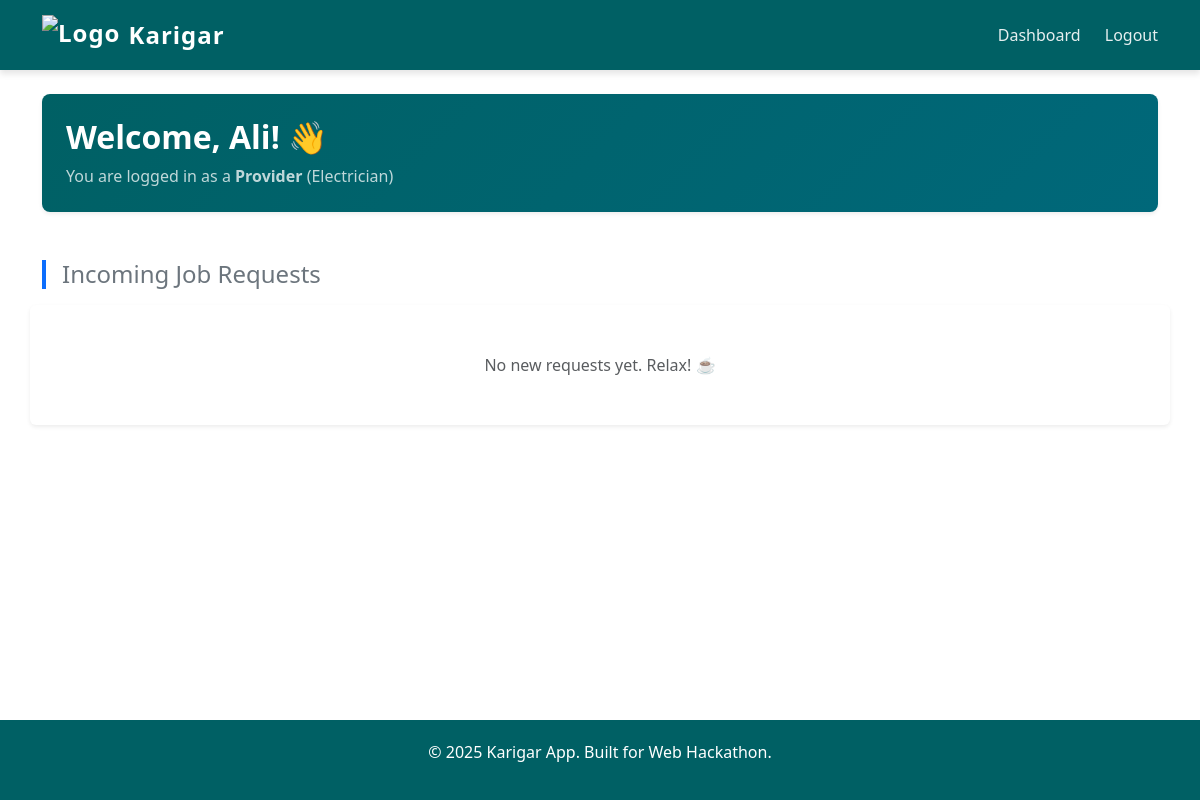
The page /dashboard (signed in) on the database as committed earlier.
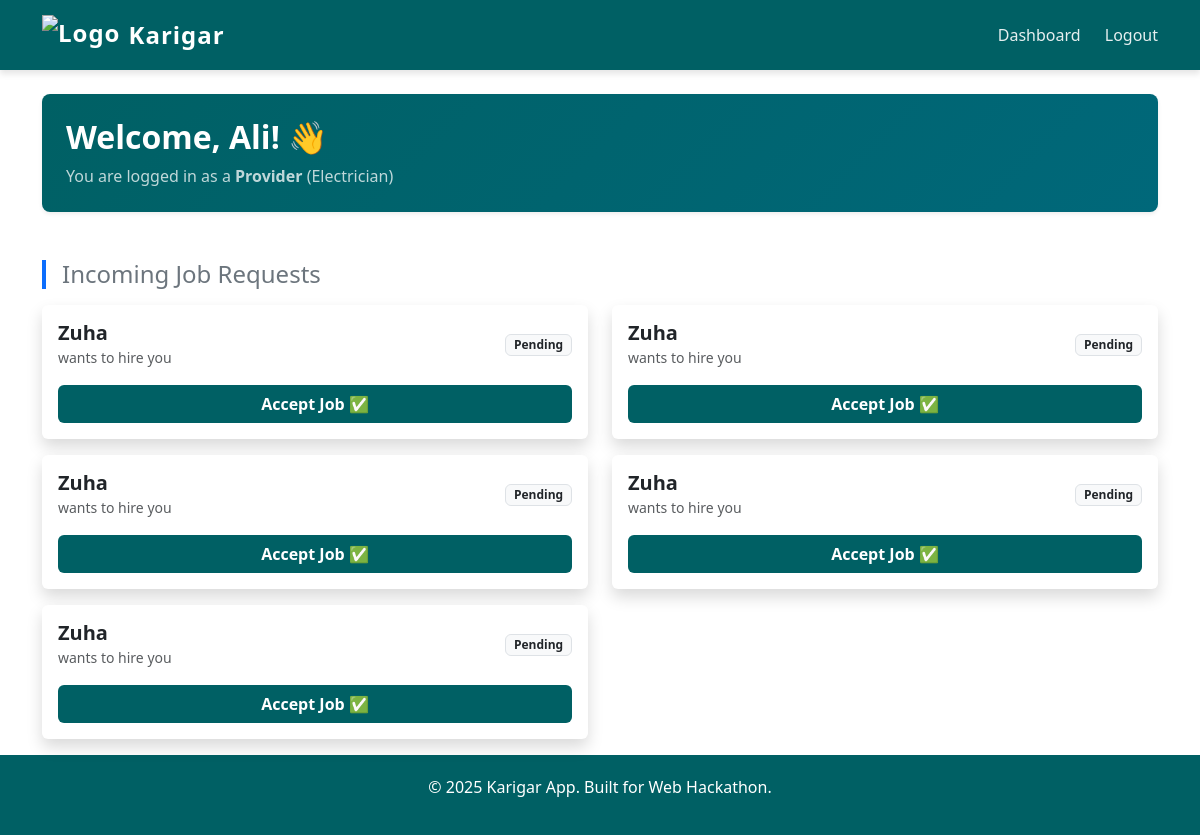
The same page on the database as committed later.
### app.py (models this page shows)
class User(db.Model):
    id = db.Column(db.Integer, primary_key=True)
    username = db.Column(db.String(100), nullable=False)
    role = db.Column(db.String(20), nullable=False) # 'customer' or 'provider'
    category = db.Column(db.String(50), nullable=True) # Only for providers (e.g., Plumber)

class Booking(db.Model):
    id = db.Column(db.Integer, primary_key=True)
    customer_id = db.Column(db.Integer, nullable=False)
    provider_id = db.Column(db.Integer, nullable=False)
    status = db.Column(db.String(20), default='Pending') # Pending, Accepted

### app.py (the view)
@app.route('/dashboard')
def dashboard():
    if 'user_id' not in session:
        return redirect(url_for('login'))
    user = User.query.get(session['user_id'])
    if user.role == 'customer':
        my_bookings = Booking.query.filter_by(customer_id=user.id).all()
        bookings_data = []
        for b in my_bookings:
            prov = User.query.get(b.provider_id)
            bookings_data.append({'id': b.id, 'provider': prov.username, 'status': b.status})
        return render_template('dashboard.html', user=user, bookings=bookings_data)
    else: # Provider
        requests = Booking.query.filter_by(provider_id=user.id).all()
        req_data = []
        for r in requests:
            cust = User.query.get(r.customer_id)
            req_data.append({'id': r.id, 'customer': cust.username, 'status': r.status})
        return render_template('dashboard.html', user=user, requests=req_data)

### templates/dashboard.html
{% extends "layout.html" %}
{% block content %}
<div class="container mt-4">
    <div class="p-4 rounded-3 text-white shadow-sm mb-5" style="background: linear-gradient(135deg, var(--deep-teal), #00687A);">
        <h2 class="fw-bold">Welcome, {{ user.username }}! 👋</h2>
        <p class="mb-0 opacity-75">
            You are logged in as a <strong>{{ user.role.capitalize() }}</strong>
            {% if user.category %} ({{ user.category }}) {% endif %}
        </p>
    </div>
    {% if user.role == 'customer' %}
        <h4 class="mb-3 text-secondary border-start border-4 border-success ps-3">My Bookings</h4>
        <div class="row">
            {% for booking in bookings %}
            <div class="col-md-6 mb-3">
                <div class="card shadow-sm border-0 h-100">
                    <div class="card-body d-flex align-items-center justify-content-between">
                        <div>
                            <h5 class="card-title text-dark fw-bold mb-1">{{ booking.provider }}</h5>
                            <p class="text-muted small mb-0">Service Provider</p>
                        </div>
                        {% if booking.status == 'Accepted' %}
                            <span class="badge bg-success px-3 py-2 rounded-pill">Active Job</span>
                        {% else %}
                            <span class="badge bg-warning text-dark px-3 py-2 rounded-pill">Pending</span>
                        {% endif %}
                    </div>
                </div>
            </div>
            {% else %}
            <div class="col-12 text-center py-5">
                <img src="https://cdn-icons-png.flaticon.com/512/7486/7486744.png" width="80" class="mb-3 opacity-50">
                <p class="text-muted">You haven't booked anyone yet.</p>
                <a href="/" class="btn btn-outline-dark btn-sm rounded-pill">Find a Karigar</a>
            </div>
            {% endfor %}
        </div>
    {% else %}
        <h4 class="mb-3 text-secondary border-start border-4 border-primary ps-3">Incoming Job Requests</h4>
        <div class="row">
            {% for req in requests %}
            <div class="col-md-6 mb-3">
                <div class="card shadow border-0">
                    <div class="card-body">
                        <div class="d-flex justify-content-between align-items-center mb-3">
                            <div>
                                <h5 class="fw-bold mb-0">{{ req.customer }}</h5>
                                <small class="text-muted">wants to hire you</small>
                            </div>
                            <span class="badge bg-light text-dark border">{{ req.status }}</span>
                        </div>
                        {% if req.status == 'Pending' %}
                            <a href="/accept/{{ req.id }}" class="btn w-100 text-white fw-bold" style="background-color: var(--deep-teal);">Accept Job ✅</a>
                        {% else %}
                            <button class="btn btn-success w-100 disabled">Job Accepted</button>
                        {% endif %}
                    </div>
                </div>
            </div>
            {% else %}
            <div class="col-12 text-center py-5 bg-white rounded shadow-sm">
                <p class="text-muted mb-0">No new requests yet. Relax! ☕</p>
            </div>
            {% endfor %}
        </div>
    {% endif %}
</div>
{% endblock %}

### templates/layout.html (shortened to what this page needs)
<!DOCTYPE html>
<html lang="en">
<head>
    <link rel="stylesheet" href="{{ url_for('static', filename='style.css') }}">
    <link href="https://cdn.jsdelivr.net/npm/bootstrap@5.3.0/dist/css/bootstrap.min.css" rel="stylesheet">
</head>
<body class="d-flex flex-column min-vh-100">
    <nav class="navbar-custom">
        <div class="container d-flex justify-content-between align-items-center">
            <a href="/" class="brand-logo d-flex align-items-center">
                <img src="{{ url_for('static', filename='logo.png') }}" alt="Logo" height="40" class="me-2">
                Karigar
            </a>
            <div class="nav-links">
                {% if session.get('user_id') %}
                    <a href="/dashboard">Dashboard</a>
                    <a href="/logout">Logout</a>
                {% else %}
                    <a href="/">Home</a>
                    <a href="/login">Login / Join</a>
                {% endif %}
            </div>
        </div>
    </nav>
    <div class="main-content flex-grow-1">
        {% block content %}{% endblock %}
    </div>
    <footer>
        <p>&copy; 2025 Karigar App. Built for Web Hackathon.</p>
    </footer>
</body>
</html>

### static/style.css (style rules this page uses)
:root { --white-ice: #F0F8FF; --deep-teal: #006064; --teal-hover: #004D40; --text-dark: #333; }
body { background-color: var(--white-ice); font-family: 'Segoe UI', Tahoma, Geneva, Verdana, sans-serif; margin: 0; padding: 0; display: flex; flex-direction: column; min-height: 100vh; }
.navbar-custom { background-color: var(--deep-teal); padding: 15px 0; box-shadow: 0 4px 6px rgba(0,0,0,0.1); }
.brand-logo { color: white; font-size: 24px; font-weight: bold; text-decoration: none; letter-spacing: 1px; }
.nav-links a { color: rgba(255,255,255,0.9); text-decoration: none; margin-left: 20px; font-weight: 500; transition: color 0.3s; }
footer { background-color: var(--deep-teal); color: white; text-align: center; padding: 20px 0; margin-top: auto; }

Rows that differ between the two databases and show on the page:
now on this page (row unchanged): User: customer "Zuha" "Zuha" "Zuha" "Zuha" "Zuha"
added Booking: status "Pending"
added Booking: status "Pending"
added Booking: status "Pending"
added Booking: status "Pending"
added Booking: status "Pending"
Other text that changed with them:
new list line: "wants to hire you Accept Job ✅"
text no longer shown: "No new requests yet. Relax! ☕"
